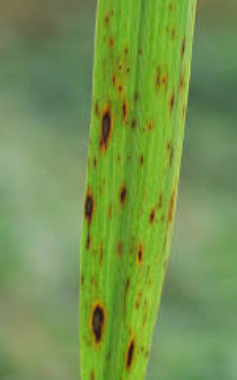
#> input picture test_images/image.png, 237 x 380 px
$ jupyter execute --allow-errors densenet201_se_standalone_FIX_keras3.ipynb
#> lines starting #> are read from the running program, lines starting #| are printed output that depends on the picture; after the words box and inside, x2 and y2 are one past the last pixel; in counts of white or black regions, pixels touching at a corner belong together; pictures that were not available may be replaced by others from this repository, and a replacement may not be noted
# 🌾 DenseNet201-SE — Paddy Disease Classification

Implementasi **DenseNet201 + Squeeze & Excitation (SE) Block** untuk klasifikasi penyakit daun padi.

## ✨ Keunggulan Notebook Ini

| Fitur | Detail |
|---|---|
| **Arsitektur** | DenseNet201 + SE Block + GAP + Dropout + Softmax |
| **Segmentasi** | **GrabCut Auto-Seed** (lebih robust dari HSV) |
| **Training** | GrabCut diterapkan di training & inference — **no domain shift** |
| **Loss** | Focal Loss (γ=2.0, α=0.25) — tahan class imbalance |
| **Training** | 2-Stage: Freeze Head → Fine-Tuning Backbone |
| **Compatibility** | Keras 3 (`@register_keras_serializable`) |

## 📋 Urutan Menjalankan

### Training (dari awal):
```
Cell 1  → Import library
Cell 2  → Konfigurasi (set USE_GRABCUT_TRAINING)
Cell 2b → GrabCut utility functions ← WAJIB
Cell 3  → Dataset loading
Cell 4  → Train/Val split
Cell 5  → tf.data pipeline (+ GrabCut opsional)
Cell 6  → Custom components (FocalLoss, DenseNetPreprocess)
Cell 7  → Build model
Cell 8  → Class weights
Cell 9  → Plot helper
Cell 10 → Stage 1: Train head
Cell 11 → Stage 2: Fine-tuning
Cell 12 → Evaluasi
Cell 13 → Info model
```

### Inference saja (model sudah ada):
```
Cell 2b → GrabCut functions ← WAJIB
Cell 13a → Load model
Cell 14b → Prediksi 1 gambar
Cell 14c → Batch prediksi → CSV
```

[cell 1]
import os
import json
import random
import numpy as np
import pandas as pd
import matplotlib.pyplot as plt
import matplotlib.patches as mpatches
import seaborn as sns
import tensorflow as tf
import keras
from keras import layers

from sklearn.model_selection import train_test_split
from sklearn.utils.class_weight import compute_class_weight
from sklearn.metrics import classification_report, confusion_matrix, accuracy_score

print("TensorFlow:", tf.__version__)
print("Keras:", keras.__version__)

[cell 2]
# ----------------------------
# 1) Configuration
# ----------------------------
DATASET_DIR   = "paddy-disease-classification"
TRAIN_IMG_DIR = os.path.join(DATASET_DIR, "train_images")
TEST_IMG_DIR  = os.path.join(DATASET_DIR, "test_images")
SAMPLE_SUB    = os.path.join(DATASET_DIR, "sample_submission.csv")

OUTPUT_DIR = "outputs_densenet201_se_standalone"
os.makedirs(OUTPUT_DIR, exist_ok=True)

SEED = 42
random.seed(SEED); np.random.seed(SEED); tf.random.set_seed(SEED)
#> (this line was passed over: tensorflow is not available in this run)

IMG_SIZE   = (224, 224)
BATCH_SIZE = 16
AUTOTUNE   = tf.data.AUTOTUNE

EPOCHS_STAGE1 = 10
EPOCHS_STAGE2 = 15

LR1           = 1e-3
LR2           = 1e-5
UNFREEZE_LAST = 30

DROPOUT  = 0.4
SE_RATIO = 16

USE_FOCAL_LOSS = True
GAMMA = 2.0
ALPHA = 0.25
# GrabCut di training: True=konsisten inference/training, False=RAW
USE_GRABCUT_TRAINING = True

[cell 3]
# ----------------------------
# 2b) GrabCut Auto-Seed Segmentation — Didefinisikan Sekali, Dipakai Training & Inference
# ----------------------------
try:
    import cv2
    print(f"[INFO] ✅ OpenCV {cv2.__version__}")
except ImportError:
    raise ImportError("Install dulu: pip install opencv-python")
import numpy as np

# ── 1. UTILITAS ────────────────────────────────────────────────────────────

def keep_largest_component(mask_u8):
    """Ambil komponen putih terbesar."""
    mask = (mask_u8 > 0).astype(np.uint8)
    num, labels, stats, _ = cv2.connectedComponentsWithStats(mask, connectivity=8)
    if num <= 1: return (mask * 255).astype(np.uint8)
    largest = 1 + np.argmax(stats[1:, cv2.CC_STAT_AREA])
    return (labels == largest).astype(np.uint8) * 255

def refine_mask(mask_u8, close_k=15, open_k=7, close_it=2, open_it=1):
    """CLOSE (tutup lubang) → OPEN (hapus noise kecil)."""
    m  = (mask_u8 > 0).astype(np.uint8) * 255
    kc = cv2.getStructuringElement(cv2.MORPH_ELLIPSE, (close_k, close_k))
    ko = cv2.getStructuringElement(cv2.MORPH_ELLIPSE, (open_k,  open_k))
    m  = cv2.morphologyEx(m, cv2.MORPH_CLOSE, kc, iterations=close_it)
    m  = cv2.morphologyEx(m, cv2.MORPH_OPEN,  ko, iterations=open_it)
    return m

def crop_by_mask(bgr, mask_u8, pad=18):
    """Crop pixel-accurate ke bounding box mask."""
    ys, xs = np.where(mask_u8 > 0)
    if len(xs) == 0: return bgr, (0, 0, bgr.shape[1], bgr.shape[0])
    h, w = bgr.shape[:2]
    x1 = max(0, xs.min()-pad); y1 = max(0, ys.min()-pad)
    x2 = min(w-1, xs.max()+pad); y2 = min(h-1, ys.max()+pad)
    return bgr[y1:y2+1, x1:x2+1], (x1, y1, x2, y2)

# ── 2. GRABCUT AUTO-SEED ───────────────────────────────────────────────────

def grabcut_leaf_mask_autoseed(bgr, iters=5):
    """
    GrabCut dengan 3-zona seed otomatis:
      Sure FG  → H=[25-95], S>=60, V>=40  (hijau yekin = daun)
      Sure BG  → V<=20 | V>=245 | S<=10   (gelap/terang/abu = background)
      Unknown  → sisa piksel, GrabCut putuskan via GMM
    Fallback   → rect-based jika FG seed < 0.5% gambar.
    """
    h, w  = bgr.shape[:2]
    hsv   = cv2.cvtColor(bgr, cv2.COLOR_BGR2HSV)
    H_ch, S_ch, V_ch = cv2.split(hsv)

    sure_fg = ((H_ch>=25)&(H_ch<=95)&(S_ch>=60)&(V_ch>=40)).astype(np.uint8)*255
    sure_bg = ((V_ch<=20)|(V_ch>=245)|(S_ch<=10)).astype(np.uint8)*255

    k7 = cv2.getStructuringElement(cv2.MORPH_ELLIPSE,(7,7))
    sure_fg = cv2.morphologyEx(sure_fg, cv2.MORPH_OPEN,  k7, iterations=1)
    sure_fg = cv2.morphologyEx(sure_fg, cv2.MORPH_CLOSE, k7, iterations=2)
    sure_bg = cv2.morphologyEx(sure_bg, cv2.MORPH_OPEN,  k7, iterations=1)

    bgdM = np.zeros((1,65), np.float64)
    fgdM = np.zeros((1,65), np.float64)

    if cv2.countNonZero(sure_fg) < 0.005*(h*w):
        # Fallback: rect tengah
        gc = np.zeros((h,w), np.uint8)
        cv2.grabCut(bgr, gc, (10,10,w-20,h-20), bgdM, fgdM, iters, cv2.GC_INIT_WITH_RECT)
    else:
        gc = np.full((h,w), cv2.GC_PR_BGD, np.uint8)
        gc[sure_bg>0] = cv2.GC_BGD
        gc[sure_fg>0] = cv2.GC_FGD
        cv2.grabCut(bgr, gc, None, bgdM, fgdM, iters, cv2.GC_INIT_WITH_MASK)

    out = np.where((gc==cv2.GC_FGD)|(gc==cv2.GC_PR_FGD), 255, 0).astype(np.uint8)
    out = refine_mask(out, close_k=21, open_k=9, close_it=2, open_it=1)
    out = keep_largest_component(out)
    return out

# ── 3. PIPELINE LENGKAP ────────────────────────────────────────────────────

def preprocess_leaf_grabcut(bgr, target_size=(224,224), pad=18):
    """
    GrabCut → BG hitam ⬛ → crop ROI → resize → RGB float32.
    Dipakai di: training pipeline + inference.
    """
    leaf_mask  = grabcut_leaf_mask_autoseed(bgr, iters=5)
    leaf_only  = cv2.bitwise_and(bgr, bgr, mask=leaf_mask)
    crop, bbox = crop_by_mask(leaf_only, leaf_mask, pad=pad)
    crop_rsz   = cv2.resize(crop, target_size, interpolation=cv2.INTER_AREA)
    rgb_model  = cv2.cvtColor(crop_rsz, cv2.COLOR_BGR2RGB).astype(np.float32)
    return rgb_model, leaf_mask, leaf_only, bbox

# ── 4. TF.NUMPY_FUNCTION WRAPPER ──────────────────────────────────────────

# [15 lines left out: function _tf_grabcut_map, not called in this run]

print("✅ GrabCut Auto-Seed functions siap.")
print(f"   USE_GRABCUT_TRAINING = {USE_GRABCUT_TRAINING}")
print("   True  → training + inference pakai GrabCut (NO domain shift)")
print("   False → training RAW, inference GrabCut (ada domain shift)")

[cell 4]
# ----------------------------
# 2) Dynamic Dataset Loading (Folder Scan)
# ----------------------------
filepaths = []
labels    = []

classes = sorted(os.listdir(TRAIN_IMG_DIR))
classes = [c for c in classes if os.path.isdir(os.path.join(TRAIN_IMG_DIR, c))]
print(f"[INFO] Classes found ({len(classes)}): {classes}")

class_counts = {}
for label in classes:
    class_dir = os.path.join(TRAIN_IMG_DIR, label)
    images = [f for f in os.listdir(class_dir) if f.lower().endswith(('.jpg', '.jpeg', '.png'))]
    class_counts[label] = len(images)
    for img in images:
        filepaths.append(os.path.join(class_dir, img))
        labels.append(label)

df = pd.DataFrame({'filepath': filepaths, 'label': labels})

print(f"\n[INFO] Total Dataset: {len(df)} images")
print("Distribution per class:")
print(pd.Series(class_counts))

class_names  = sorted(df['label'].unique().tolist())
num_classes  = len(class_names)
class_to_idx = {c: i for i, c in enumerate(class_names)}

with open(os.path.join(OUTPUT_DIR, "class_names.json"), "w") as f:
    json.dump(class_names, f, indent=2)

#> (a cell that did not finish here is left out)

[cell 6]
# ----------------------------
# 4) tf.data Input Pipeline (opsional GrabCut preprocessing)
# ----------------------------
# [5 lines left out: function decode_image, not called in this run]

def process_path(path, label_idx):
    return decode_image(path), tf.one_hot(label_idx, num_classes)

# [11 lines left out: function make_ds, not called in this run]

#> (the rest of this cell did not finish here and is left out)

#> (a cell that did not finish here is left out)

[cell 8]
# ----------------------------
# 6) Model Architecture (DenseNet201 + SE Block)
# ----------------------------
# [7 lines left out: function se_block, not called in this run]

def build_densenet201_se(num_classes, dropout=DROPOUT, se_ratio=SE_RATIO, name="DenseNet201_SE"):
    backbone = tf.keras.applications.DenseNet201(
        include_top=False, weights="imagenet",
        input_shape=(IMG_SIZE[0], IMG_SIZE[1], 3)
    )
    backbone.trainable = False

    inp = tf.keras.Input(shape=(IMG_SIZE[0], IMG_SIZE[1], 3))
    x   = DenseNetPreprocess(name="densenet_preprocess")(inp)
    x   = backbone(x, training=False)
    x   = se_block(x, ratio=se_ratio, name="se_block")
    x   = tf.keras.layers.GlobalAveragePooling2D()(x)
    x   = tf.keras.layers.Dropout(dropout)(x)
    out = tf.keras.layers.Dense(num_classes, activation="softmax")(x)
    return tf.keras.Model(inp, out, name=name)

#> (the rest of this cell did not finish here and is left out)

model.compile(optimizer=tf.keras.optimizers.Adam(LR1), loss=LOSS_FN, metrics=["accuracy"])
model.summary()

#> (a cell that did not finish here is left out)

[cell 10]
# ----------------------------
# 8) Train & Eval Plot Helper
# ----------------------------
# [22 lines left out: function plot_history, not called in this run]

[cell 11]
# ----------------------------
# 9) STAGE 1: Train Head Only
# ----------------------------
checkpoint_path = os.path.join(OUTPUT_DIR, "best_stage1.keras")

#> (the rest of this cell did not finish here and is left out)

#> (a cell that did not finish here is left out)

#> (a cell that did not finish here is left out)

[cell 14]
# ----------------------------
# 12) Save Model
# ----------------------------
print("\n💾 Model saved successfully at:")
#> (the rest of this cell did not finish here and is left out)

---
## 🔍 13) Inference Helper

Gunakan bagian ini untuk **menguji model** pada gambar baru.
**Tidak perlu training ulang** — cukup load model yang sudah tersimpan.

> ⚠️ **Cell 2b (GrabCut functions) WAJIB dijalankan dulu** sebelum Cell 13a.

| Cell | Fungsi |
|:---:|---|
| **13a** | Load library + model + class names |
| **13b** | Prediksi 1 gambar (tanpa segmentasi — baseline) |
| **13c** | Batch prediksi folder `test_images/` → CSV (tanpa segmentasi) |

Untuk prediksi **dengan GrabCut segmentation**, gunakan **Section 14** (Cell 14b / 14c).

[cell 15]
# ----------------------------
# 13a) Load Model + Library untuk Inference
# WAJIB dijalankan pertama sebelum Cell 13b / 13c / 14b / 14c
# ----------------------------
import os
import json
import numpy as np
import pandas as pd
import matplotlib.pyplot as plt
import matplotlib.patches as mpatches
import tensorflow as tf
import keras

# ============================================================
# AUTO-DETECT path model — bekerja di CWD manapun
# ============================================================
def _find_model_path():
    """Cari file model .keras secara otomatis dari beberapa lokasi kandidat."""
    # Folder project (absolut, diambil dari lokasi notebook ini)
    base_candidates = [
        os.getcwd(),
        r"c:\Users\azzik\Documents\Tugas Akhir\Skripsi\Model DenseNet-201",
    ]
    model_subpaths = [
        os.path.join("model", "outputs_densenet201_se_standalone", "densenet201_se_final.keras"),
        os.path.join("outputs_densenet201_se_standalone", "densenet201_se_final.keras"),
    ]
    for base in base_candidates:
        for sub in model_subpaths:
            candidate = os.path.join(base, sub)
            if os.path.exists(candidate):
                return candidate
    return None

def _find_class_names_path():
    """Cari file class_names.json secara otomatis."""
    base_candidates = [
        os.getcwd(),
        r"c:\Users\azzik\Documents\Tugas Akhir\Skripsi\Model DenseNet-201",
    ]
    cn_subpaths = [
        os.path.join("model", "outputs_densenet201_se_standalone", "class_names.json"),
        os.path.join("outputs_densenet201_se_standalone", "class_names.json"),
        "class_names.json",
    ]
    for base in base_candidates:
        for sub in cn_subpaths:
            candidate = os.path.join(base, sub)
            if os.path.exists(candidate):
                return candidate
    return None

# Resolusi path
print(f"[INFO] Working Directory : {os.getcwd()}")

MODEL_PATH       = _find_model_path()
CLASS_NAMES_PATH = _find_class_names_path()
#> further down, bgr_in is the input picture: shape (380, 237, 3); mean B, G, R 77.9, 148.2, 117
CUSTOM_TEST_DIR  = "test_images"   # Folder gambar uji (di LUAR paddy-disease-classification)
IMG_SIZE         = (224, 224)

#> (the rest of this cell did not finish here and is left out)

### 13b. Prediksi 1 Gambar — Tanpa Segmentasi (Baseline)

Digunakan untuk **membandingkan** hasil dengan/tanpa GrabCut segmentation.
Ubah `IMAGE_FILE` ke nama gambar di folder `test_images/`.

[cell 16]
# ----------------------------
# 13b) Prediksi SATU Gambar (Tanpa Segmentasi)
# ----------------------------
# [37 lines left out: function predict_single_image, not called in this run]

IMAGE_FILE = "image.png"   # ← Ganti nama file
IMAGE_PATH = os.path.join(CUSTOM_TEST_DIR, IMAGE_FILE)
#> (the rest of this cell did not finish here and is left out)

### 13c. Batch Prediksi `test_images/` → CSV — Tanpa Segmentasi (Baseline)

Hasilnya disimpan ke `test_images/prediction_results.csv`.
Bandingkan dengan `prediction_results_grabcut.csv` dari Cell 14c.

[cell 17]
# ----------------------------
# 13c) Batch Prediction → CSV (Tanpa Segmentasi)
# ----------------------------
# [36 lines left out: function predict_all_in_folder, not called in this run]

#> (the rest of this cell did not finish here and is left out)

---
## 🍃 14) Leaf Segmentation + Inference — GrabCut Auto-Seed

**Mengapa GrabCut lebih baik dari HSV biasa?**

| | HSV Basic | GrabCut Auto-Seed |
|---|:---:|:---:|
| Daun sakit (pucat/kuning) | ❌ Tidak terdeteksi | ✅ Terdeteksi |
| Background hijau kompleks | ❌ Ikut terdeteksi | ✅ Terbuang |
| Domain shift training↔inference | ❌ Ada | ✅ Tidak ada |
| Kecepatan | ⚡⚡⚡ | ⚡ |

**Strategi GrabCut Auto-Seed (3 Zona):**

```
┌─────────────────────────────────────────────────┐
│  Sure FG  → H=[25-95], S≥60, V≥40              │
│             Pasti daun (hijau jelas)             │
│  Sure BG  → V≤20 | V≥245 | S≤10               │
│             Pasti background (gelap/abu/putih)   │
│  Unknown  → Sisa piksel                         │
│             GrabCut putuskan via GMM (otomatis)  │
└─────────────────────────────────────────────────┘
Fallback: jika Sure FG < 0.5% gambar → rect-based GrabCut
```

**Pipeline:**
```
Gambar asli
  → grabcut_leaf_mask_autoseed()  ← 3-zona seed
  → refine_mask()                 ← CLOSE+OPEN morph
  → keep_largest_component()      ← blob daun terbesar
  → bitwise_and()                 ← BG = HITAM ⬛
  → crop_by_mask()               ← crop ketat ke daun
  → resize(224,224) → RGB         ← input model
```

| Cell | Fungsi |
|:---:|---|
| **14b** | Prediksi 1 gambar — **4 panel** (Asli \| Mask \| BG Hitam \| Input Model) |
| **14c** | Batch prediksi semua gambar → `prediction_results_grabcut.csv` |

> ⚠️ **Prasyarat:** `Cell 2b` (GrabCut functions) + `Cell 13a` (load model) harus dijalankan dulu.

[cell 18]
# ----------------------------
# 14b) Prediksi 1 Gambar — GrabCut Auto-Seed
# ----------------------------
# ⚙️ UBAH DI SINI
IMAGE_FILE       = "image.png"   # nama file di test_images/
USE_SEGMENTATION = True          # True = GrabCut | False = tanpa segmentasi
# ⚙️

IMAGE_PATH = os.path.join(CUSTOM_TEST_DIR, IMAGE_FILE)
if not os.path.exists(IMAGE_PATH):
    raise FileNotFoundError(f"❌ File tidak ada: {IMAGE_PATH}")

print(f"File : {IMAGE_PATH}")
print(f"Mode : {'GrabCut Auto-Seed' if USE_SEGMENTATION else 'Tanpa Segmentasi'}")

#> (the rest of this cell did not finish here and is left out)

#> in grabcut_leaf_mask_autoseed, `hsv   = cv2.cvtColor(bgr, cv2.COLOR_BGR2HSV)`: hsv: shape (380, 237, 3); mean H, S, V 45.3, 119.1, 148.8
#> in grabcut_leaf_mask_autoseed, `H_ch, S_ch, V_ch = cv2.split(hsv)`:
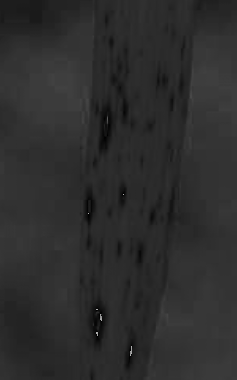
#> H_ch: shape (380, 237); min 0, max 179, mean 45.3
#> in grabcut_leaf_mask_autoseed, `H_ch, S_ch, V_ch = cv2.split(hsv)`:
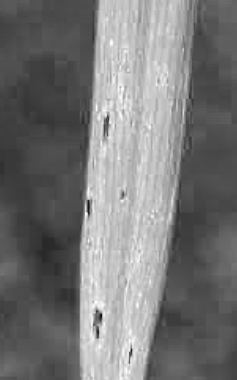
#> S_ch: shape (380, 237); min 0, max 255, mean 119.1
#> in grabcut_leaf_mask_autoseed, `H_ch, S_ch, V_ch = cv2.split(hsv)`:
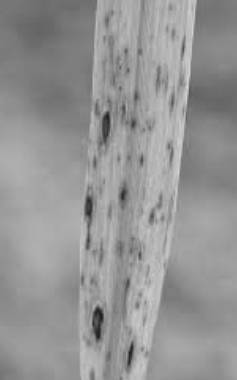
#> V_ch: shape (380, 237); min 30, max 216, mean 148.8
#> in grabcut_leaf_mask_autoseed, `sure_fg = ((H_ch>=25)&(H_ch<=95)&(S_ch>=60)&(V_ch>=40)).astype(np.uint..`:
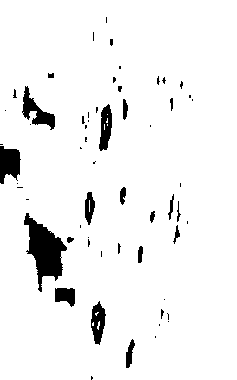
#> sure_fg: shape (380, 237); 94.5% white; 59 black regions (38 under 20 px), largest, box (x1, y1, x2, y2) and area: (24, 213, 67, 292) 1571, (0, 146, 21, 184) 577, (22, 86, 55, 130) 543
#> in grabcut_leaf_mask_autoseed, `sure_bg = ((V_ch<=20)|(V_ch>=245)|(S_ch<=10)).astype(np.uint8)*255`:
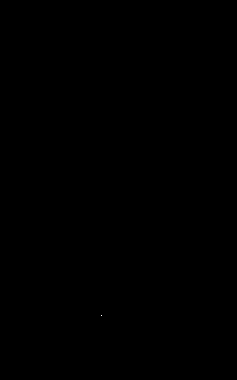
#> sure_bg: shape (380, 237); 0% white in thin lines or dots, all inside (x1, y1, x2, y2) = (101, 315, 102, 316)
#> in grabcut_leaf_mask_autoseed, `sure_fg = cv2.morphologyEx(sure_fg, cv2.MORPH_OPEN,  k7, iterations=1)`:
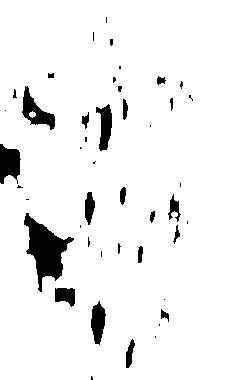
#> sure_fg: shape (380, 237); 94.1% white; 45 black regions (23 under 20 px), largest, box (x1, y1, x2, y2) and area: (24, 213, 74, 292) 1676, (0, 144, 21, 184) 601, (22, 86, 55, 130) 589
#> in grabcut_leaf_mask_autoseed, `sure_fg = cv2.morphologyEx(sure_fg, cv2.MORPH_CLOSE, k7, iterations=2)`:
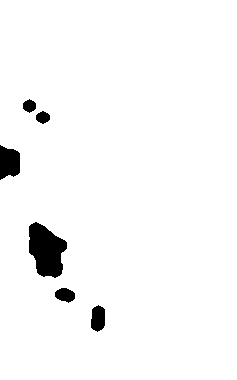
#> sure_fg: shape (380, 237); 96.9% white; 6 black regions, box (x1, y1, x2, y2) and area: (29, 222, 67, 278) 1449, (0, 145, 20, 180) 549, (91, 305, 105, 332) 306, (55, 288, 75, 303) 216, (23, 99, 36, 113) 130, (36, 111, 50, 124) 130
#> in grabcut_leaf_mask_autoseed, `sure_bg = cv2.morphologyEx(sure_bg, cv2.MORPH_OPEN,  k7, iterations=1)`: sure_bg: shape (380, 237); every value is 0
#> in preprocess_leaf_grabcut, `leaf_mask  = grabcut_leaf_mask_autoseed(bgr, iters=5)`: leaf_mask: shape (380, 237); every value is 255
#> in crop_by_mask, `x1 = max(0, xs.min() - pad)`: x1 = 0
#> in crop_by_mask, `x2 = min(w - 1, xs.max() + pad)`: x2 = 236
#> in crop_by_mask, `y2 = min(h - 1, ys.max() + pad)`: y2 = 379
#> in preprocess_leaf_grabcut, `crop, bbox = crop_by_mask(leaf_only, leaf_mask, pad=pad)`: bbox = (0, 0, 236, 379)
#> in preprocess_leaf_grabcut, `crop_rsz   = cv2.resize(crop, target_size, interpolation=cv2.INTER_AREA)`:
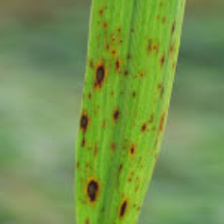
#> crop_rsz: shape (224, 224, 3); mean B, G, R 77.9, 148.1, 117
#> in preprocess_leaf_grabcut, `rgb_model  = cv2.cvtColor(crop_rsz, cv2.COLOR_BGR2RGB).astype(np.float..`:
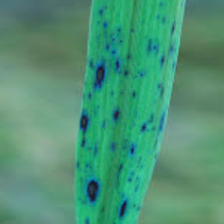
#> rgb_model: shape (224, 224, 3) float32; mean B, G, R 117, 148.1, 77.9
#> `plt.tight_layout()`:
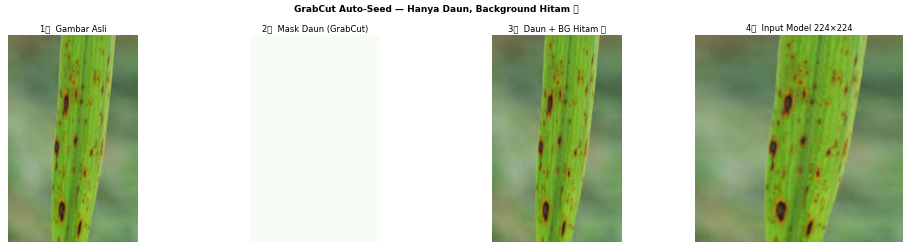
#> figure drawn by matplotlib, 4 panels

    fig, axes = plt.subplots(1, 4, figsize=(20, 5))
    fig.suptitle("GrabCut Auto-Seed — Hanya Daun, Background Hitam ⬛",
                 fontsize=13, fontweight="bold")
    axes[0].imshow(cv2.cvtColor(bgr_in, cv2.COLOR_BGR2RGB))
    axes[0].set_title("1️⃣  Gambar Asli");            axes[0].axis("off")
    axes[1].imshow(leaf_mask, cmap="Greens")
    axes[1].set_title("2️⃣  Mask Daun (GrabCut)");    axes[1].axis("off")
    axes[2].imshow(cv2.cvtColor(leaf_only, cv2.COLOR_BGR2RGB))
    axes[2].set_title("3️⃣  Daun + BG Hitam ⬛");     axes[2].axis("off")
    axes[3].imshow(rgb_input.astype("uint8"))
    axes[3].set_title("4️⃣  Input Model 224×224");    axes[3].axis("off")
    plt.tight_layout(); plt.show()
    img_tensor = tf.expand_dims(tf.constant(rgb_input), axis=0)
else:
    raw = tf.io.read_file(IMAGE_PATH)
    img = tf.image.decode_image(raw, channels=3, expand_animations=False)
    img = tf.image.resize(img, IMG_SIZE, method="bilinear")
    img_tensor = tf.expand_dims(tf.cast(img, tf.float32), axis=0)

probs      = inf_model.predict(img_tensor, verbose=0)[0]
pred_idx   = int(np.argmax(probs))
pred_label = class_names_inf[pred_idx]
confidence = float(probs[pred_idx])

fig2, ax2 = plt.subplots(figsize=(9, 4))
colors = ["#27ae60" if i==pred_idx else "#3498db" for i in range(len(class_names_inf))]
bars   = ax2.barh(class_names_inf, probs*100, color=colors, edgecolor="white", height=0.6)
clr    = "#27ae60" if confidence>=0.8 else ("#e67e22" if confidence>=0.5 else "#e74c3c")
ax2.set_title(f"🏷️  {pred_label.replace('_',' ').title()}  |  {confidence*100:.2f}%",
              fontsize=12, fontweight="bold", color=clr)
ax2.set_xlabel("Probability (%)"); ax2.set_xlim(0, 105)
for bar, val in zip(bars, probs):
    ax2.text(val*100+0.8, bar.get_y()+bar.get_height()/2,
             f"{val*100:.1f}%", va="center", fontsize=9)
ax2.legend(handles=[mpatches.Patch(color="#27ae60", label="Predicted"),
                    mpatches.Patch(color="#3498db", label="Others")], loc="lower right")
ax2.grid(axis="x", alpha=0.3); plt.tight_layout(); plt.show()
print(f"\n🎯 Label     : {pred_label}")
print(f"   Confidence: {confidence*100:.2f}%")
